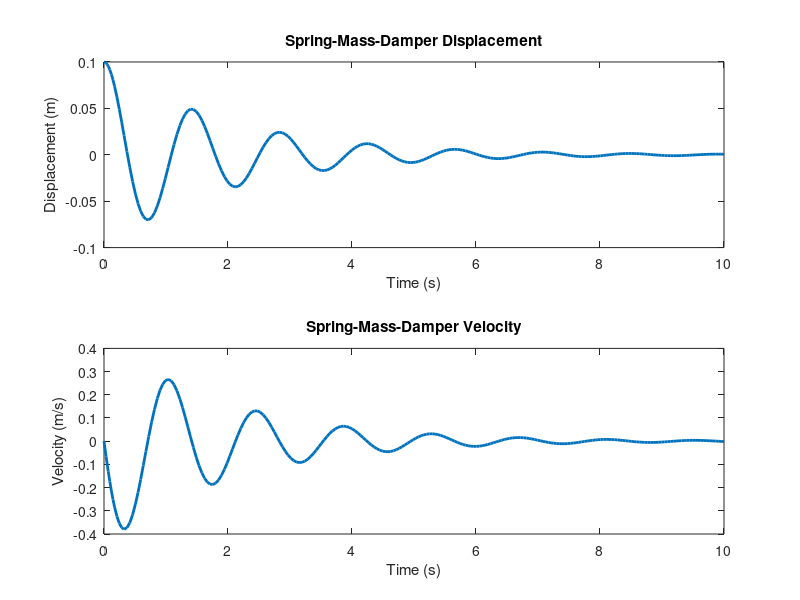
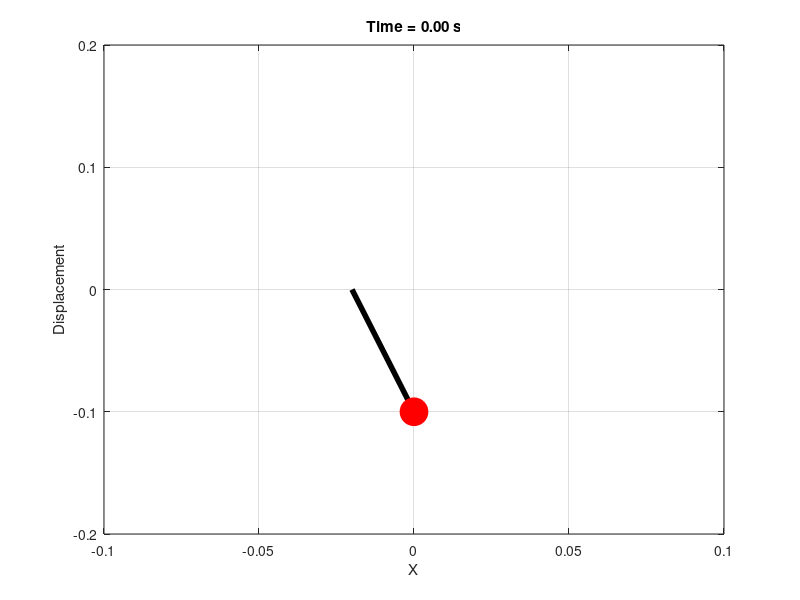

Source code (MATLAB) for these figures, in order: (Note: this script raises an error after producing the figures.)
%% Spring-Mass-Damper Simulation with Animation and GIF
clear; clc; close all;

%% Parameters
m = 1;        % Mass (kg)
k = 20;       % Spring constant (N/m)
c = 1;        % Damping coefficient (Ns/m)

x0 = 0.1;     % Initial displacement (m)
v0 = 0;       % Initial velocity (m/s)
y0 = [x0, v0];

tspan = [0 10];  % Time span (s)

%% ODE Function
springMassODE = @(t,y) [y(2); -(c/m)*y(2) - (k/m)*y(1)];

%% Solve ODE
[t, Y] = ode45(springMassODE, tspan, y0);

x = Y(:,1);   % Displacement
v = Y(:,2);   % Velocity

%% Plot Displacement and Velocity
figure;
subplot(2,1,1);
plot(t, x, 'LineWidth', 2);
xlabel('Time (s)'); 
ylabel('Displacement (m)');
title('Spring-Mass-Damper Displacement');

subplot(2,1,2);
plot(t, v, 'LineWidth', 2);
xlabel('Time (s)');
ylabel('Velocity (m/s)');
title('Spring-Mass-Damper Velocity');

%% Create Folder for Figures / GIF
if ~exist('Figures', 'dir')
    mkdir('Figures');
end

%% Animation with GIF Export
filename = fullfile('Figures','spring_animation.gif'); % GIF file path

figure;
for i = 1:length(t)
    clf;
    % Draw spring line
    plot([-0.02,0], [0 -x(i)], 'k', 'LineWidth', 4);
    hold on;
    % Draw mass as a red circle
    plot(0, -x(i), 'ro', 'MarkerSize', 20, 'MarkerFaceColor', 'r');
    ylim([-0.2 0.2]);
    xlim([-0.1 0.1]);
    title(sprintf('Time = %.2f s', t(i)));
    xlabel('X');
    ylabel('Displacement');
    grid on;
    
    drawnow;
    
    % Capture frame for GIF
    frame = getframe(gcf);
    im = frame2im(frame);
    [A,map] = rgb2ind(im,256);
    if i == 1
        imwrite(A,map,filename,'gif','LoopCount',Inf,'DelayTime',0.02);
    else
        imwrite(A,map,filename,'gif','WriteMode','append','DelayTime',0.02);
    end
end

disp('Animation GIF saved in Figures/spring_animation.gif');
